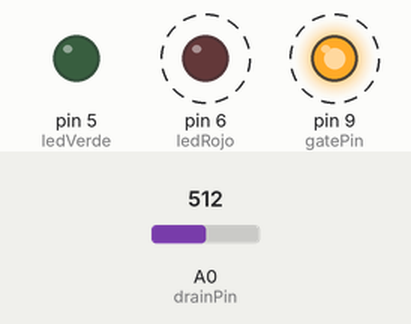
A sketch run on a simulated Arduino Uno, built with avr-gcc and run on an emulated ATmega328P. Shown: output pins drawn as LEDs (lit = HIGH). Dashed ring = blinking. The test bench sets the inputs (shaded band); at power-on: A0 (drainPin) = 512. What the sketch prints to the serial monitor is not drawn.

Above: at 0.6 s.
Timing chart, 0 to 5.5 s (numbered marks = the images above):
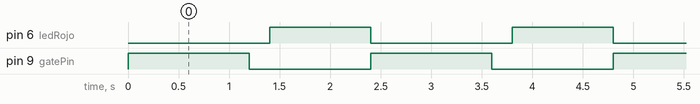

The sketch:

Canal-P.ino
```cpp
const int gatePin = 9;
const int ledVerde = 5;
const int ledRojo  = 6;
const int drainPin = A0;
int ENCENDIDO = 0;
int APAGADO = 0;

void setup() {
  pinMode(gatePin, OUTPUT);
  pinMode(ledVerde, OUTPUT);
  pinMode(ledRojo, OUTPUT);
  Serial.begin(9600);
}

void loop() {

  // Encender MOSFET (Arduino HIGH → MOSFET ON)
  digitalWrite(gatePin, HIGH);
  delay(200);
  int valorDrain = analogRead(drainPin);
  Serial.println(valorDrain);
  if (valorDrain > 900) {
    ENCENDIDO = 1;
  } else {
    ENCENDIDO = 0;
  }
  delay(1000);

  // Apagar MOSFET (Arduino LOW → MOSFET OFF)
  digitalWrite(gatePin, LOW);
  delay(200);
  valorDrain = analogRead(drainPin);
  Serial.println(valorDrain);
  if (valorDrain < 100) {
    APAGADO = 1;
  } else {
    APAGADO = 0;
  }
  if (ENCENDIDO == 1 && APAGADO == 1){
    digitalWrite(ledVerde, HIGH);
    digitalWrite(ledRojo, LOW);
  }
  else{
    digitalWrite(ledVerde, LOW);
    digitalWrite(ledRojo, HIGH);
  }
  delay(1000);
  digitalWrite(ledVerde, LOW);
  digitalWrite(ledRojo, LOW);
}
```

Measured:
- by itself, pin 6 (ledRojo): alternates HIGH for 1.0 s and LOW for 1.4 s
- by itself, pin 9 (gatePin): alternates HIGH for 1.2 s and LOW for 1.2 s
- by itself, everything shown: repeats every 2.4 s, in 4 steps
